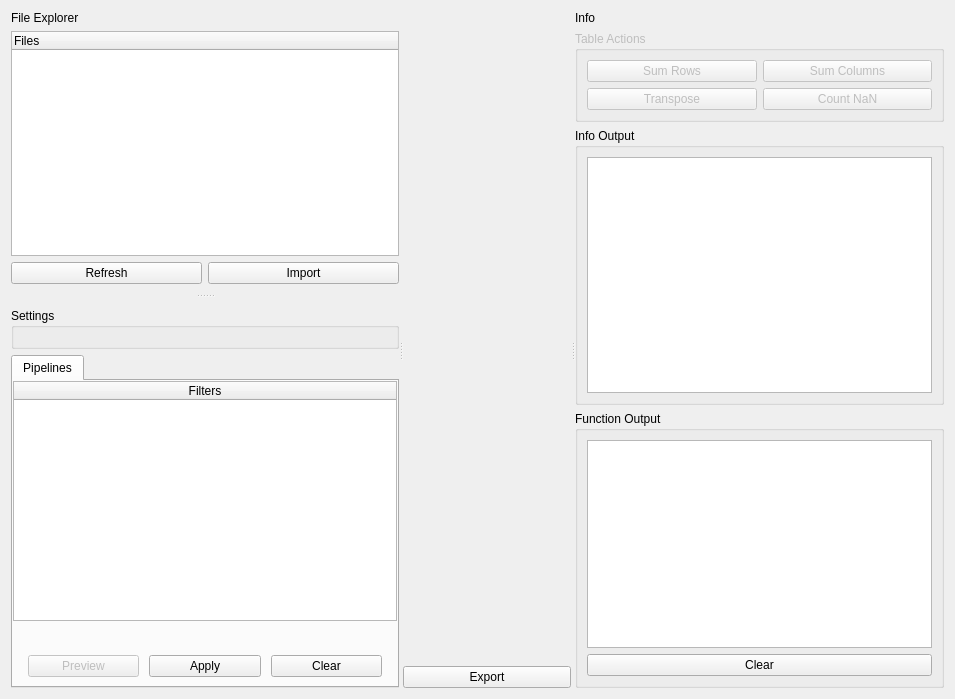
<?xml version="1.0" encoding="UTF-8"?>
<ui version="4.0">
 <class>FileViewer</class>
 <widget class="QWidget" name="FileViewer">
  <property name="geometry">
   <rect>
    <x>0</x>
    <y>0</y>
    <width>955</width>
    <height>699</height>
   </rect>
  </property>
  <property name="windowTitle">
   <string>Form</string>
  </property>
  <layout class="QGridLayout" name="gridLayout">
   <item row="0" column="0">
    <widget class="QSplitter" name="mainSplitter">
     <property name="sizePolicy">
      <sizepolicy hsizetype="Expanding" vsizetype="Expanding">
       <horstretch>0</horstretch>
       <verstretch>0</verstretch>
      </sizepolicy>
     </property>
     <property name="minimumSize">
      <size>
       <width>0</width>
       <height>0</height>
      </size>
     </property>
     <property name="orientation">
      <enum>Qt::Horizontal</enum>
     </property>
     <widget class="QSplitter" name="leftPanel">
      <property name="sizePolicy">
       <sizepolicy hsizetype="Minimum" vsizetype="Expanding">
        <horstretch>0</horstretch>
        <verstretch>0</verstretch>
       </sizepolicy>
      </property>
      <property name="minimumSize">
       <size>
        <width>100</width>
        <height>675</height>
       </size>
      </property>
      <property name="baseSize">
       <size>
        <width>100</width>
        <height>0</height>
       </size>
      </property>
      <property name="orientation">
       <enum>Qt::Vertical</enum>
      </property>
      <widget class="QWidget" name="verticalLayoutWidget">
       <layout class="QVBoxLayout" name="verticalLayout">
        <property name="bottomMargin">
         <number>10</number>
        </property>
        <item>
         <widget class="QLabel" name="label_2">
          <property name="text">
           <string>File Explorer</string>
          </property>
         </widget>
        </item>
        <item>
         <widget class="QTreeWidget" name="fileTree">
          <column>
           <property name="text">
            <string notr="true">Files</string>
           </property>
          </column>
         </widget>
        </item>
        <item>
         <layout class="QHBoxLayout" name="horizontalLayout_4">
          <property name="topMargin">
           <number>0</number>
          </property>
          <item>
           <widget class="QPushButton" name="refreshFileTreeButton">
            <property name="toolTip">
             <string>Refresh files to reflect changes in local file explorer</string>
            </property>
            <property name="text">
             <string>Refresh</string>
            </property>
           </widget>
          </item>
          <item>
           <widget class="QPushButton" name="fileTreeImportButton">
            <property name="toolTip">
             <string>Import Files</string>
            </property>
            <property name="text">
             <string>Import</string>
            </property>
           </widget>
          </item>
         </layout>
        </item>
       </layout>
      </widget>
      <widget class="QWidget" name="verticalLayoutWidget_2">
       <layout class="QVBoxLayout" name="verticalLayout_2">
        <property name="topMargin">
         <number>10</number>
        </property>
        <property name="bottomMargin">
         <number>0</number>
        </property>
        <item>
         <widget class="QGroupBox" name="settingsBox">
          <property name="title">
           <string>Settings</string>
          </property>
          <layout class="QVBoxLayout" name="verticalLayout_4"/>
         </widget>
        </item>
        <item>
         <widget class="QTabWidget" name="tabWidget">
          <property name="tabPosition">
           <enum>QTabWidget::North</enum>
          </property>
          <property name="tabShape">
           <enum>QTabWidget::Rounded</enum>
          </property>
          <property name="currentIndex">
           <number>0</number>
          </property>
          <property name="usesScrollButtons">
           <bool>false</bool>
          </property>
          <widget class="QWidget" name="PipelineTab">
           <attribute name="title">
            <string>Pipelines</string>
           </attribute>
           <layout class="QVBoxLayout" name="verticalLayout_5">
            <property name="spacing">
             <number>0</number>
            </property>
            <property name="leftMargin">
             <number>0</number>
            </property>
            <property name="topMargin">
             <number>0</number>
            </property>
            <property name="rightMargin">
             <number>0</number>
            </property>
            <item>
             <widget class="QTableWidget" name="filterTable">
              <property name="dragEnabled">
               <bool>true</bool>
              </property>
              <property name="dragDropOverwriteMode">
               <bool>true</bool>
              </property>
              <property name="dragDropMode">
               <enum>QAbstractItemView::InternalMove</enum>
              </property>
              <property name="alternatingRowColors">
               <bool>true</bool>
              </property>
              <attribute name="horizontalHeaderVisible">
               <bool>true</bool>
              </attribute>
              <attribute name="horizontalHeaderStretchLastSection">
               <bool>true</bool>
              </attribute>
              <attribute name="verticalHeaderVisible">
               <bool>false</bool>
              </attribute>
              <column>
               <property name="text">
                <string>Filters</string>
               </property>
              </column>
             </widget>
            </item>
            <item>
             <widget class="QPushButton" name="addFilterButton">
              <property name="text">
               <string/>
              </property>
              <property name="icon">
               <iconset>
                <normaloff>../icons/plus.png</normaloff>../icons/plus.png</iconset>
              </property>
              <property name="flat">
               <bool>true</bool>
              </property>
             </widget>
            </item>
            <item>
             <layout class="QHBoxLayout" name="horizontalLayout_5">
              <property name="spacing">
               <number>10</number>
              </property>
              <property name="leftMargin">
               <number>15</number>
              </property>
              <property name="topMargin">
               <number>12</number>
              </property>
              <property name="rightMargin">
               <number>15</number>
              </property>
              <property name="bottomMargin">
               <number>0</number>
              </property>
              <item>
               <widget class="QPushButton" name="previewPipelineButton">
                <property name="enabled">
                 <bool>false</bool>
                </property>
                <property name="text">
                 <string>Preview</string>
                </property>
               </widget>
              </item>
              <item>
               <widget class="QPushButton" name="applyFiltersButton">
                <property name="text">
                 <string>Apply</string>
                </property>
               </widget>
              </item>
              <item>
               <widget class="QPushButton" name="clearPipelineButton">
                <property name="text">
                 <string>Clear</string>
                </property>
               </widget>
              </item>
             </layout>
            </item>
           </layout>
          </widget>
         </widget>
        </item>
       </layout>
      </widget>
     </widget>
     <widget class="QWidget" name="verticalLayoutWidget_4">
      <layout class="QVBoxLayout" name="dataLayout">
       <item>
        <layout class="QVBoxLayout" name="dataTableLayout">
         <property name="topMargin">
          <number>0</number>
         </property>
         <item>
          <widget class="QTabWidget" name="fileTabs">
           <property name="font">
            <font>
             <family>Academy Engraved LET</family>
            </font>
           </property>
           <property name="currentIndex">
            <number>-1</number>
           </property>
           <property name="documentMode">
            <bool>true</bool>
           </property>
           <property name="tabsClosable">
            <bool>true</bool>
           </property>
           <property name="movable">
            <bool>true</bool>
           </property>
          </widget>
         </item>
        </layout>
       </item>
       <item>
        <layout class="QHBoxLayout" name="horizontalLayout_3">
         <item>
          <widget class="QPushButton" name="exportButton">
           <property name="toolTip">
            <string>Export Table View</string>
           </property>
           <property name="text">
            <string>Export</string>
           </property>
          </widget>
         </item>
        </layout>
       </item>
      </layout>
     </widget>
     <widget class="QWidget" name="verticalLayoutWidget_3">
      <layout class="QVBoxLayout" name="verticalLayout_3">
       <item>
        <widget class="QLabel" name="label">
         <property name="text">
          <string>Info</string>
         </property>
        </widget>
       </item>
       <item>
        <widget class="QGroupBox" name="actionsBox">
         <property name="enabled">
          <bool>false</bool>
         </property>
         <property name="title">
          <string>Table Actions</string>
         </property>
         <layout class="QGridLayout" name="gridLayout_4">
          <item row="0" column="0">
           <widget class="QPushButton" name="countRowsButton">
            <property name="toolTip">
             <string>Get the number of rows in the table.</string>
            </property>
            <property name="text">
             <string>Sum Rows</string>
            </property>
           </widget>
          </item>
          <item row="0" column="1">
           <widget class="QPushButton" name="countColumnsButton">
            <property name="toolTip">
             <string>Get the number of rows in the table.</string>
            </property>
            <property name="text">
             <string>Sum Columns</string>
            </property>
           </widget>
          </item>
          <item row="1" column="0">
           <widget class="QPushButton" name="transposeButton">
            <property name="toolTip">
             <string>Transpose the table.</string>
            </property>
            <property name="text">
             <string>Transpose</string>
            </property>
           </widget>
          </item>
          <item row="1" column="1">
           <widget class="QPushButton" name="countNaNButton">
            <property name="text">
             <string>Count NaN</string>
            </property>
           </widget>
          </item>
         </layout>
        </widget>
       </item>
       <item>
        <widget class="QGroupBox" name="groupBox_2">
         <property name="toolTip">
          <string>Output on queried information from the table</string>
         </property>
         <property name="title">
          <string>Info Output</string>
         </property>
         <layout class="QGridLayout" name="gridLayout_2">
          <item row="0" column="0">
           <widget class="QPlainTextEdit" name="infoTerminal">
            <property name="readOnly">
             <bool>true</bool>
            </property>
           </widget>
          </item>
         </layout>
        </widget>
       </item>
       <item>
        <widget class="QGroupBox" name="groupBox">
         <property name="toolTip">
          <string>Output of table or analysis actions performed on the table</string>
         </property>
         <property name="title">
          <string>Function Output</string>
         </property>
         <layout class="QGridLayout" name="gridLayout_3">
          <item row="0" column="0">
           <widget class="QPlainTextEdit" name="functionTerminal">
            <property name="readOnly">
             <bool>true</bool>
            </property>
           </widget>
          </item>
          <item row="1" column="0">
           <widget class="QPushButton" name="clearFunctionTerminalButton">
            <property name="toolTip">
             <string>Clear the function output</string>
            </property>
            <property name="text">
             <string>Clear</string>
            </property>
           </widget>
          </item>
         </layout>
        </widget>
       </item>
      </layout>
     </widget>
    </widget>
   </item>
  </layout>
 </widget>
 <resources/>
 <connections/>
</ui>
